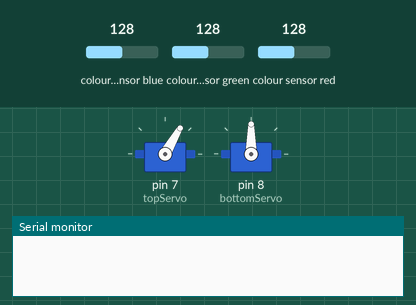
A sketch run on a simulated Arduino Uno, built with avr-gcc and run on an emulated ATmega328P. Shown: 2 × servo, the last lines printed to the serial monitor. Wiring (inferred from the names in the program): TCS3200 colour sensor: output pin 6; S2 pin 4; S3 pin 5; S0 pin 2; S1 pin 3. The inputs (shaded band) are chosen by the test bench; at power-on: colour sensor blue 128, colour sensor green 128, colour sensor red 128.

Above: at 0.05 s.
At 3.2 s:
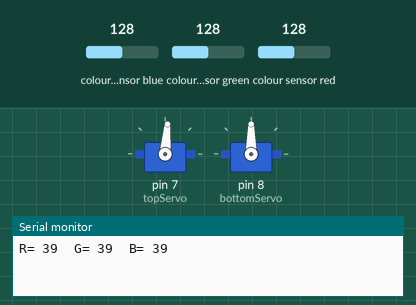
At 4.15 s:
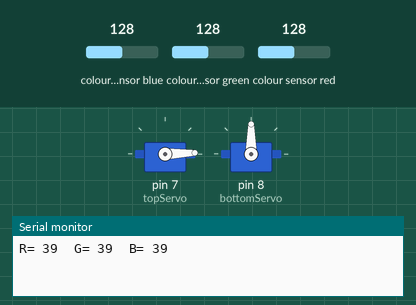
Timing chart, 0 to 5.4 s (numbered marks = the images above):
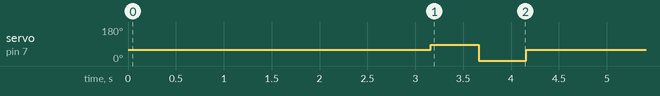

Measured:
- by itself, servo on pin 7 (topServo): repeats every 4.2 s: 2° 0.50 s, 60° 3.2 s, 85° 0.50 s

The sketch:

Color_Definitivo12.ino
```cpp
#include <Servo.h>
#define S0 2
#define S1 3
#define S2 4
#define S3 5
#define sensorOut 6
Servo topServo;
Servo bottomServo;
int frequency = 0;
int color=0;
void setup() {
  pinMode(S0, OUTPUT);
  pinMode(S1, OUTPUT);
  pinMode(S2, OUTPUT);
  pinMode(S3, OUTPUT);
  pinMode(sensorOut, INPUT);
  // Setting frequency-scaling to 20%
  digitalWrite(S0, HIGH);
  digitalWrite(S1, LOW);
  topServo.attach(7);
  bottomServo.attach(8);
  Serial.begin(9600);
}
void loop() {

  topServo.write(60);
  delay(2000);

  color = readColor();
  delay(10);
  switch (color) {
    case 1:
    bottomServo.write(50);
    break;
    case 2:
    bottomServo.write(75);
    break;
    case 3:
    bottomServo.write(100);
    break;
    case 4:
    bottomServo.write(125);
    break;
    case 5:
    bottomServo.write(150);
    break;
    case 6:
    bottomServo.write(175);
    break;

    case 0:
    break;
  }
  delay(1000);
 topServo.write(85);
    delay(500);
 topServo.write(2);
  delay(500);

  color = 0;
}
// Custom Function - readColor()
int readColor() {
  // Setting red filtered photodiodes to be read
  digitalWrite(S2, LOW);
  digitalWrite(S3, LOW);
  // Reading the output frequency
  frequency = pulseIn(sensorOut, LOW);
  int R = frequency;
  // Printing the value on the serial monitor
  Serial.print("R= ");//printing name
  Serial.print(frequency);//printing RED color frequency
  Serial.print("  ");
  delay(50);
  // Setting Green filtered photodiodes to be read
  digitalWrite(S2, HIGH);
  digitalWrite(S3, HIGH);
  // Reading the output frequency
  frequency = pulseIn(sensorOut, LOW);
  int G = frequency;
  // Printing the value on the serial monitor
  Serial.print("G= ");//printing name
  Serial.print(frequency);//printing RED color frequency
  Serial.print("  ");
  delay(50);
  // Setting Blue filtered photodiodes to be read
  digitalWrite(S2, LOW);
  digitalWrite(S3, HIGH);
  // Reading the output frequency
  frequency = pulseIn(sensorOut, LOW);
  int B = frequency;
  // Printing the value on the serial monitor
  Serial.print("B= ");//printing name
  Serial.print(frequency);//printing RED color frequency
  Serial.println("  ");
  delay(50);
if((R>240) && (R<275) && (G>240) && (G<275) && (B>240) && (B<275))    // White
    {
      Serial.println("Color is white");
    }
    else if((R>155) && (R<165) && (G>155) && (G<165) && (B>100) && (B<110))  // Blue
    {
      Serial.println("Color is blue");
      color = 1;

    }else if((R>115) && (R<125) && (G>165) && (G<175) && (B>120) && (B<130))  // Orange
    {
      Serial.println("Color is Orange");
      color = 2;

    }else if((R>145) && (R<160) && (G>175) && (G<185) && (B>125) && (B<140))  // Brown
    {
      Serial.println("Color is brown");
      color = 3;
    }
    else if((R>105) && (R<115) && (G>125) && (G<140) && (B>110) && (B<130))  // Yellow
    {
      Serial.println("Color is yellow");
      color = 4;
    }
    else if((R>125) && (R<140) && (G>165) && (G<180) && (B>125) && (B<135))  // Red
    {
      Serial.println("Color is red");
      color = 5;
    }
    else if((R>155) && (R<165) && (G>155) && (G<165) && (B>120) && (B<130))  // Green
    {
       Serial.println("Color is green");
       color = 6;
  }
  return color;
}
```
